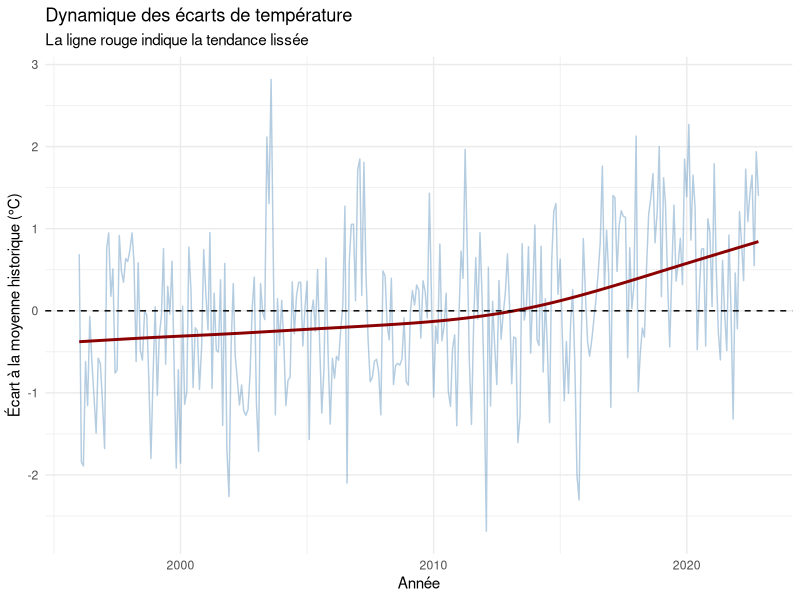
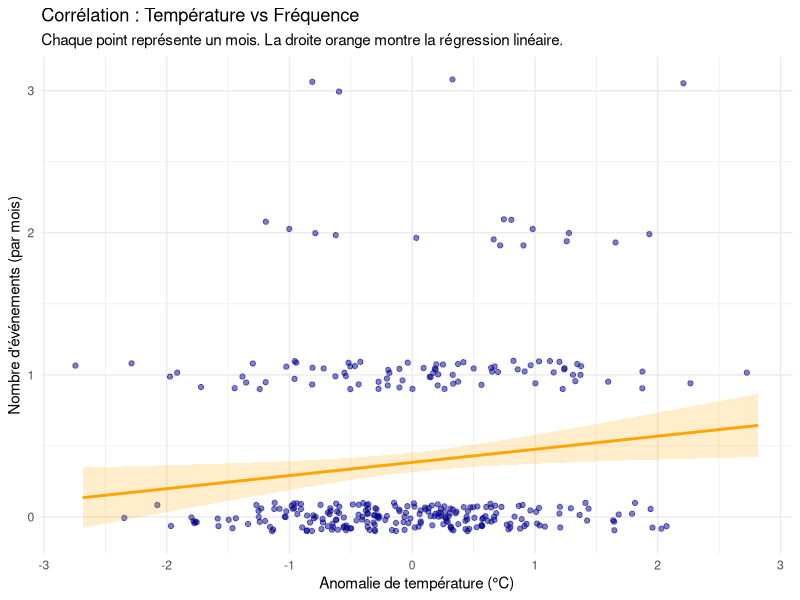
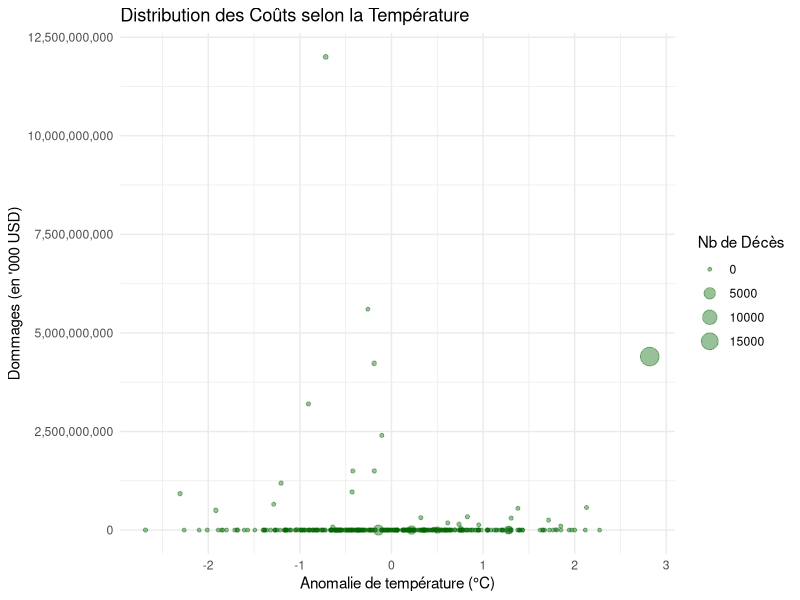

The R source for these figures, in order:
## ---- chunk 1
#| label: setup
#| echo: false
#| message: false
#| warning: false

# Chargement des librairies nécessaires
library(data.table) # Pour la manipulation rapide des données
library(ggplot2)    # Pour la visualisation avancée
library(stats)      # Pour les modèles économétriques
library(knitr)      # Pour l'affichage propre des tableaux

# Chargement des données (Vérifiez bien le nom de votre fichier CSV ici)
dt <- fread("data/data_finale.csv")

# Création d'une variable 'date' pour les graphiques temporels
# Cela permet à ggplot de comprendre l'axe chronologique correctement
dt[, date := as.Date(paste(year, month, "01", sep = "-"))]
## ---- chunk 2
#| label: fig-evolution-temp
#| fig-cap: "Évolution de l'anomalie de température mensuelle en France (1996-2022)"
#| warning: false

# EXPLICATION DU SCHÉMA :
# Nous utilisons un graphique linéaire pour la chronologie, mais surtout
# une courbe de tendance lissée (LOESS/GAM) en rouge pour montrer la direction globale.
# Si la courbe rouge monte, cela valide l'hypothèse du réchauffement sur la période.

ggplot(dt, aes(x = date, y = gap_temp)) +
  geom_line(color = "steelblue", alpha = 0.4) +  # Données brutes en transparence
  geom_smooth(method = "gam", color = "darkred", se = FALSE) + # Tendance lourde
  geom_hline(yintercept = 0, linetype = "dashed") + # Ligne de référence (normale)
  labs(title = "Dynamique des écarts de température",
       subtitle = "La ligne rouge indique la tendance lissée",
       x = "Année",
       y = "Écart à la moyenne historique (°C)") +
  theme_minimal()
## ---- chunk 3
#| label: fig-freq-reg
#| fig-cap: "Relation entre anomalie thermique et fréquence des catastrophes"
#| warning: false

# EXPLICATION DU SCHÉMA :
# On utilise 'geom_jitter' au lieu de 'geom_point' car le nombre de catastrophes
# est souvent un petit nombre entier (0, 1, 2...). Le 'jitter' décale légèrement 
# les points pour éviter qu'ils ne se superposent, rendant la densité visible.
# La droite de régression permet de visualiser immédiatement si la pente est positive.

ggplot(dt, aes(x = gap_temp, y = nb_disasters)) +
  geom_jitter(width = 0.1, height = 0.1, alpha = 0.5, color = "darkblue") +
  geom_smooth(method = "lm", color = "orange", fill = "orange", alpha = 0.2) +
  labs(title = "Corrélation : Température vs Fréquence",
       subtitle = "Chaque point représente un mois. La droite orange montre la régression linéaire.",
       x = "Anomalie de température (°C)",
       y = "Nombre d'événements (par mois)") +
  theme_minimal()
## ---- chunk 4
#| label: model-poisson

# Modèle GLM (Generalized Linear Model) avec famille Poisson.
# C'est la méthode standard académique pour expliquer des occurrences (Count Data).
# Nous contrôlons par l'année (+ year) pour isoler l'effet température 
# de l'effet temporel global.
mod_poisson <- glm(nb_disasters ~ gap_temp + year, data = dt, family = "poisson")

# Extraction et affichage propre des résultats
coefs <- summary(mod_poisson)$coefficients
kable(coefs, digits = 4, caption = "Résultats de la Régression de Poisson")
## ---- chunk 5
#| label: fig-cost-bubble
#| fig-cap: "Relation entre anomalie thermique et coûts (taille des points = mortalité)"
#| warning: false

# EXPLICATION DU SCHÉMA :
# C'est un graphique multivarié (Bubble chart).
# Axe X : Température / Axe Y : Coût.
# Taille des bulles : Nombre de morts.
# Cela permet de voir si les catastrophes les plus coûteuses ou meurtrières
# surviennent pendant les périodes d'anomalies thermiques, ou si c'est aléatoire.

ggplot(dt, aes(x = gap_temp, y = total_damages)) +
  geom_point(aes(size = nb_deaths), alpha = 0.4, color = "darkgreen") +
  scale_y_continuous(labels = scales::comma) + # Formatage des chiffres (1,000,000)
  labs(title = "Distribution des Coûts selon la Température",
       x = "Anomalie de température (°C)",
       y = "Dommages (en '000 USD)",
       size = "Nb de Décès") +
  theme_minimal()
## ---- chunk 6
#| label: model-cout

# Modèle linéaire simple pour les coûts
# Ici, un modèle linéaire (OLS) suffit pour estimer une relation globale
# entre le montant des dégâts et la température.
mod_cout <- lm(total_damages ~ gap_temp + year, data = dt)
s_cout <- summary(mod_cout)$coefficients
kable(s_cout, digits = 4, caption = "Résultats de la Régression Linéaire (Coûts)")
